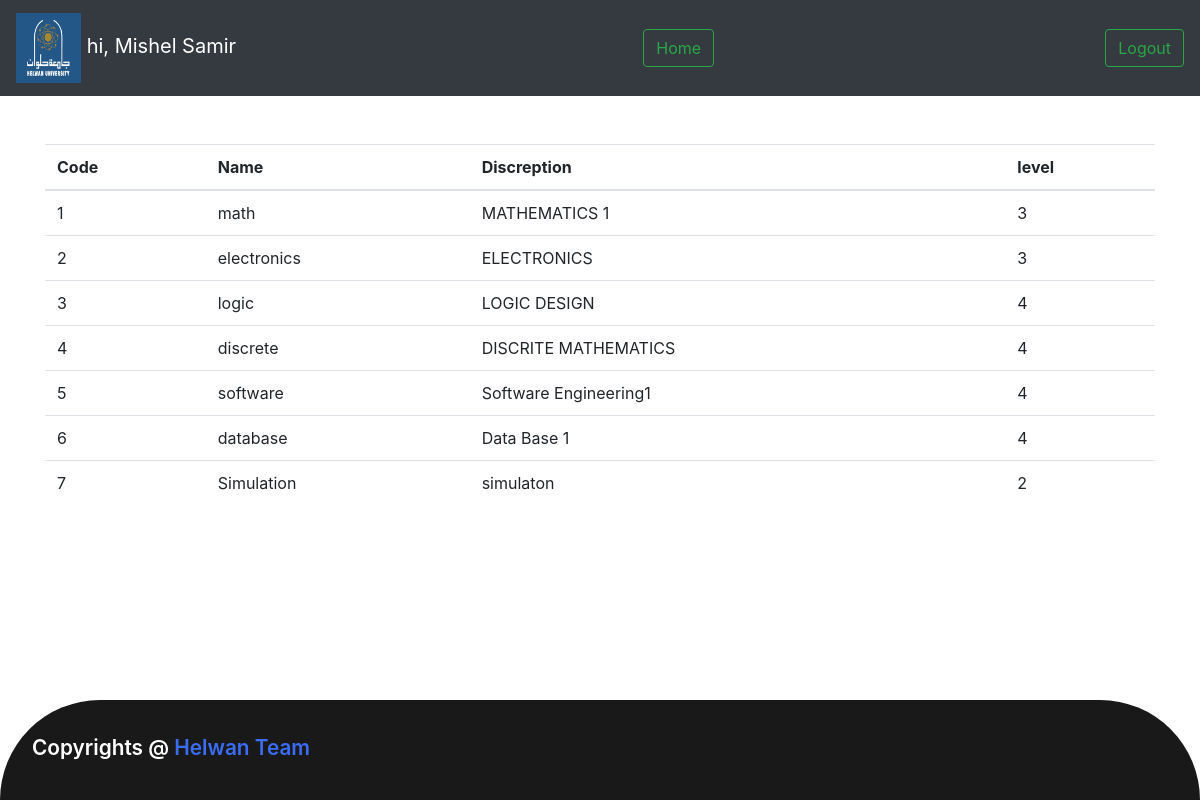
The page /views/studentcourse.php (signed in) on the database its author committed.
### tables this page shows
CREATE TABLE `course` (
  `code` int(100) NOT NULL,
  `name` varchar(100) NOT NULL,
  `discpretion` varchar(100) NOT NULL,
  `level` int(100) NOT NULL
);

### include/connect.php (called while the page is built)
<?php
$host = 'localhost';
$dbName = 'faculity';
$dbUser= 'root';
$dbPass = '';
?>

### include/DatabaseConnectionSingleton.php (called while the page is built, shortened)
<?php
class Singleton {
	private static  $uniqueinstance = null;
	public static function getinstance()
	{
		if(@self::$uniqueinstance == null)
		{
			require 'connect.php';
			self::$uniqueinstance =  new mysqli($host, $dbUser, $dbPass, $dbName);
		}
		return self::$uniqueinstance;
	}
}
?>

### include/DatabaseClass.php (called while the page is built, shortened)
<?php
class database {
    public $conn;
	function __construct() {
		require_once 'connect.php';
		include_once 'DatabaseConnectionSingleton.php';
		$this->conn = Singleton::getinstance();
    }
	function check($sql)
	{
		if ($result = $this->conn->query($sql)) {
			$num = $result->num_rows;
			return $num;
        }
	}
	function display($sql)
	{
		if ($result = $this->conn->query($sql)) {
            $num = $result->num_rows;
            if ($num > 0) {
                for ($i = 0; $i < $num; $i++) {
                    $data[$i] = $result->fetch_array(MYSQLI_ASSOC);
                }return $data;
            }
        } else {
            throw new Exception("problem in query:".$sql);
        }
	}
}
?>

### views/studentcourse.php (the view, shortened to what this page needs)
  <?php
if($_SESSION['username'] && $_SESSION['type'] == "admin"||"student")
{?>
<?php
	include_once '../include/DatabaseClass.php';
	$db = new database();
	$sql = "SELECT * FROM course ";
	$result = $db->display($sql);
	$numrows = $db->check($sql);
	?>
<head>
	<link rel="stylesheet" href="../bootstrap-4.6.1-dist/css/bootstrap.min.css">
  <link rel="stylesheet" href="../css/main.css">
</head>
<body>
	<nav class="navbar navbar-dark bg-dark">
        <a class="navbar-brand" href="#">
        <img src="../images/Assets/download (1).png" alt="" width="65" height="70">
            hi, <?php echo $_SESSION['fname'] . " " . $_SESSION['lname']; ?>
        </a>
		<form action="admin_home.php" method="post" class="form-inline" style="margin:0;">
			<button class="btn btn-outline-success my-2 my-sm-0" type="submit" name="submitLogout">Home</button>
		</form>
		<form action="../controller/LogoutController.php" method="post" class="form-inline" style="margin:0;">
			<button class="btn btn-outline-success my-2 my-sm-0" type="submit" name="submitLogout">Logout</button>
		</form>
    </nav>
	<div class="container mt-5">
<?php
    if (!$numrows) {
        echo '<p>No results found.</p>';
    }
	else {
    ?>
		<table class="table">
		  <thead>
			<tr>
			  <th scope="col">Code</th>
			  <th scope="col">Name</th>
			  <th scope="col">Discreption</th>
        <th scope="col">level</th>
			</tr>
		  </thead>
		  <tbody>
		    <?php for ($x = 0; $x < $numrows; $x++) { ?>
			<tr code="record_<?php echo $result[$x]['code']; ?>">
			  <td><?php echo $result[$x]['code']; ?></td>
			  <td><?php echo $result[$x]['name']; ?></td>
			  <td><?php echo $result[$x]['discpretion']; ?></td>
        <td><?php echo $result[$x]['level']; ?></td>
			</tr>
			<?php } ?>
		  </tbody>
		</table>
		<?php
		}
		?>
	<div>
  <footer class="footer">
        <p class="footer-title">Copyrights @ <span>Helwan Team</span></p>
        </div>
</body>
<?php
}
else
{
	header("location:../index.php");
}
?>

### css/main.css (style rules this page uses)
span { color: red; }
body { margin: 0; padding: 0; }
.footer { background-color: #191919; color: #fff; padding: 2em; display: flex; justify-content: space-between; border-top-left-radius: 125px; border-top-right-radius: 125px; position: absolute; bottom: 0; left: 0; right: 0; height:100px; }
.footer-title { font-size: 1.3em; font-weight: 600; }
.footer-title span { color: #3a6cf4; }

### rows shown on the page
course: code "1", name "math", discpretion "MATHEMATICS 1", level "3"
course: code "2", name "electronics", discpretion "ELECTRONICS", level "3"
course: code "3", name "logic", discpretion "LOGIC DESIGN", level "4"
course: code "4", name "discrete", discpretion "DISCRITE MATHEMATICS", level "4"
course: code "5", name "software", discpretion "Software Engineering1", level "4"
course: code "6", name "database", discpretion "Data Base 1", level "4"
course: code "7", name "Simulation", discpretion "simulaton", level "2"

### other values the page prints
$_SESSION['fname'] "Mishel"
$_SESSION['lname'] "Samir"
